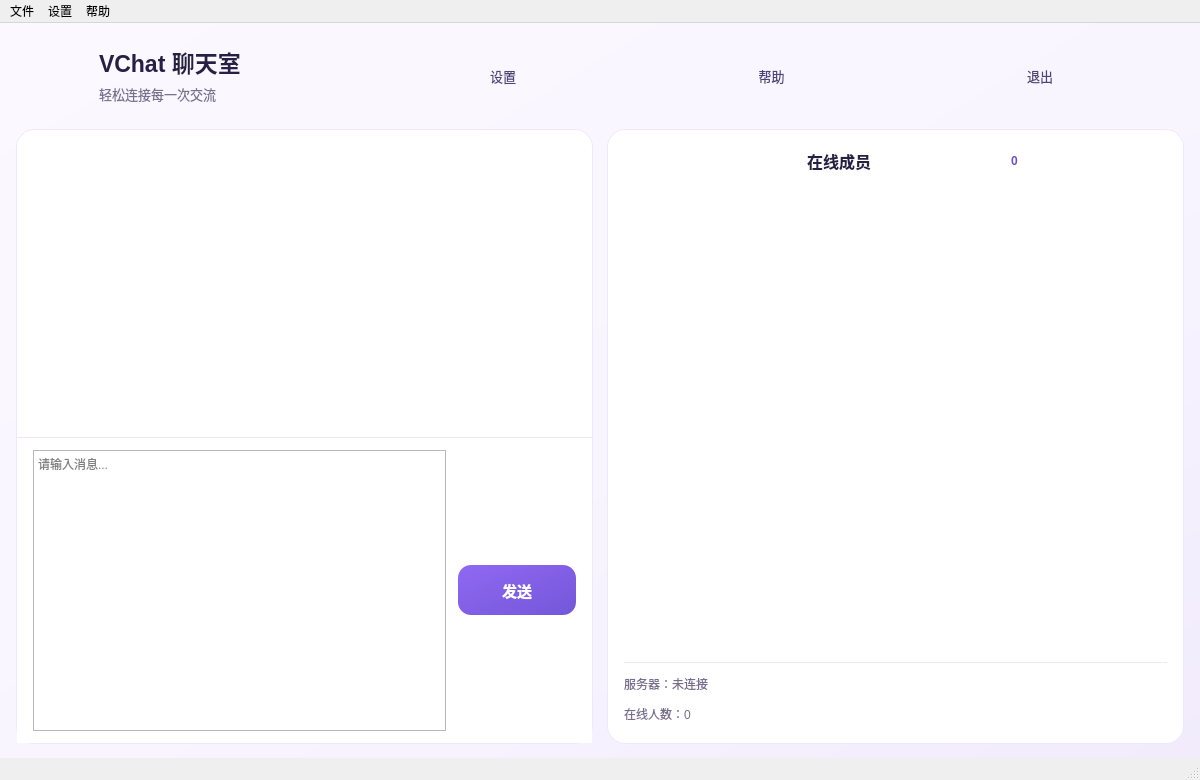
<?xml version="1.0" encoding="UTF-8"?>
<ui version="4.0">
 <class>MainWindow</class>
 <widget class="QMainWindow" name="MainWindow">
  <property name="geometry"><rect><x>0</x><y>0</y><width>1200</width><height>780</height></rect></property>
  <property name="minimumSize"><size><width>830</width><height>560</height></size></property>
  <property name="windowTitle"><string>VChat - 聊天室</string></property>
  <widget class="QWidget" name="centralwidget">
   <property name="styleSheet"><string notr="true">
QWidget#centralwidget { background: qlineargradient(x1:0,y1:0,x2:1,y2:1,stop:0 #fbf8ff,stop:0.55 #f8f5ff,stop:1 #f1ebfc); color: #252044; font-family: "Microsoft YaHei UI"; }
HeaderWaveFrame#headerPanel { background: transparent; border: none; }
QFrame#chatPanel, QFrame#rightPanel { background-color: #ffffff; border: 1px solid #eee8f8; border-radius: 18px; }
QLabel#titleLabel { color: #252044; font-size: 23px; font-weight: 700; }
QLabel#subtitleLabel { color: #79718f; font-size: 13px; }
QLabel#onlineTitle { color: #252044; font-size: 16px; font-weight: 600; }
QLabel#onlineBadge { color: #6c52bc; padding: 6px 12px; font-size: 12px; font-weight: 600; }
QLabel#serverStatusLabel, QLabel#onlineCountLabel { color: #756e8c; font-size: 12px; }
QScrollArea#messageScroll { background-color: transparent; border: none; }
QScrollBar:vertical { background: transparent; width: 8px; margin: 4px 1px; }
QScrollBar::handle:vertical { background: #dcd2f2; border-radius: 4px; min-height: 26px; }
QScrollBar::handle:vertical:hover { background: #baa9e7; }
QScrollBar::add-line:vertical, QScrollBar::sub-line:vertical { height: 0px; }
QScrollBar::add-page:vertical, QScrollBar::sub-page:vertical { background: transparent; }
QWidget#messageContainer { background-color: transparent; }
QListWidget#userList { background-color: transparent; border: none; outline: none; }
QListWidget#userList::item { background-color: transparent; border-radius: 12px; }
QListWidget#userList::item:hover { background-color: #f7f4fc; }
QFrame#composer { background-color: #ffffff; border-top: 1px solid #eee8f8; }
MentionInput#messageInput { color: #252044; background-color: #ffffff; border: 1px solid #e4ddf3; border-radius: 13px; padding: 13px 16px; selection-background-color: #8064d9; font-size: 14px; }
MentionInput#messageInput:focus { border: 1px solid #9875e8; }
MentionInput#messageInput[compact="true"] { padding: 10px 12px; }
QPushButton#sendButton { color: white; background: qlineargradient(x1:0,y1:0,x2:1,y2:1,stop:0 #9068f3,stop:1 #7457d8); border: none; border-radius: 13px; padding: 8px 13px; font-size: 15px; font-weight: 600; }
QPushButton#sendButton:hover { background: #9574ee; }
QPushButton#sendButton:pressed { background: #694cc8; }
QPushButton#sendButton:disabled { color:#f8f6fc; background: #c5b7e6; }
QPushButton#settingsButton, QPushButton#helpButton, QPushButton#exitButton { color: #4d4279; background: transparent; border: none; border-radius: 9px; padding: 7px 9px; font-size: 13px; }
QPushButton#settingsButton:hover, QPushButton#helpButton:hover, QPushButton#exitButton:hover { background-color: #eee8fb; }
QFrame#infoDivider { background-color: #eee8f8; border: none; }
   </string></property>
   <layout class="QVBoxLayout" name="rootLayout">
    <property name="leftMargin"><number>16</number></property><property name="topMargin"><number>14</number></property><property name="rightMargin"><number>16</number></property><property name="bottomMargin"><number>14</number></property><property name="spacing"><number>14</number></property>
    <item><widget class="HeaderWaveFrame" name="headerPanel"><property name="minimumSize"><size><width>0</width><height>78</height></size></property><layout class="QHBoxLayout" name="headerLayout"><property name="leftMargin"><number>20</number></property><property name="topMargin"><number>8</number></property><property name="rightMargin"><number>16</number></property><property name="bottomMargin"><number>8</number></property><property name="spacing"><number>13</number></property>
     <item><widget class="QLabel" name="logoLabel"><property name="minimumSize"><size><width>50</width><height>50</height></size></property><property name="maximumSize"><size><width>50</width><height>50</height></size></property></widget></item>
     <item><layout class="QVBoxLayout" name="brandLayout"><property name="spacing"><number>2</number></property><item><widget class="QLabel" name="titleLabel"><property name="text"><string>VChat 聊天室</string></property></widget></item><item><widget class="QLabel" name="subtitleLabel"><property name="text"><string>轻松连接每一次交流</string></property></widget></item></layout></item>
     <item><spacer name="headerSpacer"><property name="orientation"><enum>Qt::Horizontal</enum></property></spacer></item>
     <item><widget class="QPushButton" name="settingsButton"><property name="text"><string>设置</string></property></widget></item>
     <item><widget class="QPushButton" name="helpButton"><property name="text"><string>帮助</string></property></widget></item>
     <item><widget class="QPushButton" name="exitButton"><property name="text"><string>退出</string></property></widget></item>
    </layout></widget></item>
    <item><layout class="QHBoxLayout" name="bodyLayout"><property name="spacing"><number>14</number></property>
     <item><widget class="QFrame" name="chatPanel"><layout class="QVBoxLayout" name="chatPanelLayout"><property name="leftMargin"><number>0</number></property><property name="topMargin"><number>0</number></property><property name="rightMargin"><number>0</number></property><property name="bottomMargin"><number>0</number></property><property name="spacing"><number>0</number></property>
      <item><widget class="QScrollArea" name="messageScroll"><property name="widgetResizable"><bool>true</bool></property><property name="horizontalScrollBarPolicy"><enum>Qt::ScrollBarAlwaysOff</enum></property><widget class="QWidget" name="messageContainer"><layout class="QVBoxLayout" name="messageLayout"><property name="leftMargin"><number>28</number></property><property name="topMargin"><number>18</number></property><property name="rightMargin"><number>28</number></property><property name="bottomMargin"><number>18</number></property><property name="spacing"><number>12</number></property><item><spacer name="messageBottomSpacer"><property name="orientation"><enum>Qt::Vertical</enum></property></spacer></item></layout></widget></widget></item>
      <item><widget class="QFrame" name="composer"><property name="minimumSize"><size><width>0</width><height>76</height></size></property><layout class="QHBoxLayout" name="inputLayout"><property name="leftMargin"><number>16</number></property><property name="topMargin"><number>12</number></property><property name="rightMargin"><number>16</number></property><property name="bottomMargin"><number>12</number></property><property name="spacing"><number>12</number></property><item><widget class="MentionInput" name="messageInput"><property name="minimumSize"><size><width>0</width><height>50</height></size></property><property name="placeholderText"><string>请输入消息...</string></property></widget></item><item><widget class="QPushButton" name="sendButton"><property name="minimumSize"><size><width>118</width><height>50</height></size></property><property name="text"><string>发送</string></property></widget></item></layout></widget></item>
     </layout></widget></item>
     <item><widget class="QFrame" name="rightPanel"><property name="minimumSize"><size><width>230</width><height>0</height></size></property><layout class="QVBoxLayout" name="rightLayout"><property name="leftMargin"><number>16</number></property><property name="topMargin"><number>18</number></property><property name="rightMargin"><number>16</number></property><property name="bottomMargin"><number>20</number></property><property name="spacing"><number>12</number></property>
      <item><layout class="QHBoxLayout" name="memberHeader"><item><widget class="QLabel" name="memberIcon"><property name="minimumSize"><size><width>22</width><height>22</height></size></property></widget></item><item><widget class="QLabel" name="onlineTitle"><property name="text"><string>在线成员</string></property></widget></item><item><spacer name="memberSpacer"><property name="orientation"><enum>Qt::Horizontal</enum></property></spacer></item><item><widget class="RoundedLabel" name="onlineBadge"><property name="text"><string>0</string></property></widget></item></layout></item>
      <item><widget class="QListWidget" name="userList"/></item>
      <item><widget class="QFrame" name="infoDivider"><property name="minimumSize"><size><width>0</width><height>1</height></size></property><property name="maximumSize"><size><width>16777215</width><height>1</height></size></property></widget></item>
      <item><widget class="QLabel" name="serverStatusLabel"><property name="text"><string>服务器：未连接</string></property></widget></item>
      <item><widget class="QLabel" name="onlineCountLabel"><property name="text"><string>在线人数：0</string></property></widget></item>
     </layout></widget></item>
    </layout></item>
   </layout>
  </widget>
  <widget class="QMenuBar" name="menubar"><widget class="QMenu" name="menuFile"><property name="title"><string>文件</string></property><addaction name="actionConnect"/><addaction name="actionDisconnect"/><addaction name="actionExit"/></widget><widget class="QMenu" name="menuSettings"><property name="title"><string>设置</string></property><addaction name="actionChangeNickname"/></widget><widget class="QMenu" name="menuHelp"><property name="title"><string>帮助</string></property><addaction name="actionAbout"/></widget><addaction name="menuFile"/><addaction name="menuSettings"/><addaction name="menuHelp"/></widget>
  <widget class="QStatusBar" name="statusbar"/>
  <action name="actionConnect"><property name="text"><string>连接服务器</string></property></action>
  <action name="actionDisconnect"><property name="text"><string>断开连接</string></property></action>
  <action name="actionExit"><property name="text"><string>退出</string></property></action>
  <action name="actionChangeNickname"><property name="text"><string>修改昵称</string></property></action>
  <action name="actionAbout"><property name="text"><string>关于</string></property></action>
 </widget>
 <customwidgets><customwidget><class>HeaderWaveFrame</class><extends>QFrame</extends><header>mainwindow.h</header></customwidget><customwidget><class>RoundedLabel</class><extends>QLabel</extends><header>mainwindow.h</header></customwidget><customwidget><class>MentionInput</class><extends>QTextEdit</extends><header>mentioninput.h</header></customwidget></customwidgets>
 <resources/>
 <connections/>
</ui>
